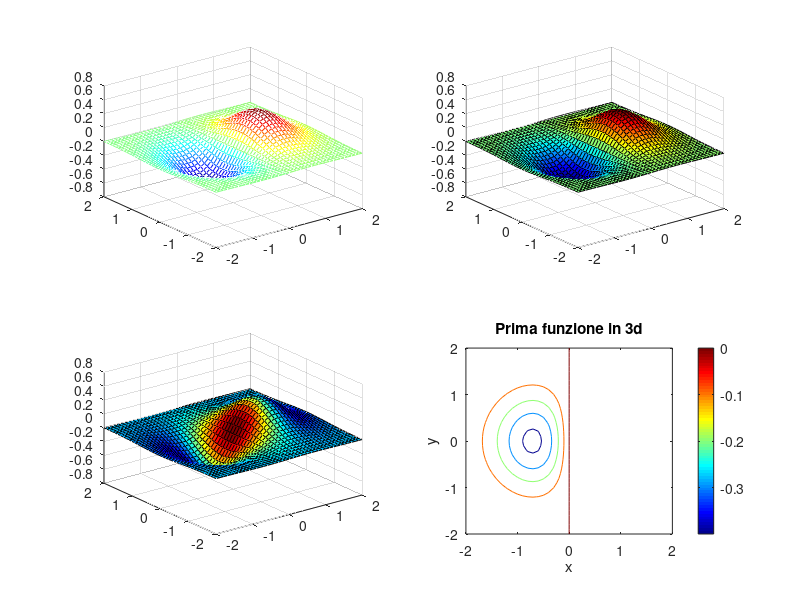

This chart was generated by the following MATLAB code:
%chiudo tutte le figure aperte
close all;

[x,y]=meshgrid(-2:.1:2,-2:.1:2);

f=@(x,y)[x.*exp(-x.^2-y.^2)];
z=f(x,y);

figure(1);
clf
subplot(2,2,1);
mesh(x,y,z);
subplot(2,2,2);
surf(x,y,z);
subplot(2,2,3);
surf(x,y,z,gradient(z))
%surfc(x,y,z);
subplot(2,2,4);
%contour(x,y,z);
contour(x,y,z,-1:.1:0)

xlabel('x')
ylabel('y')
zlabel('z')
title('Prima funzione in 3d')
colormap(jet)
%cambia il POV
%view([30,26])

colorbar